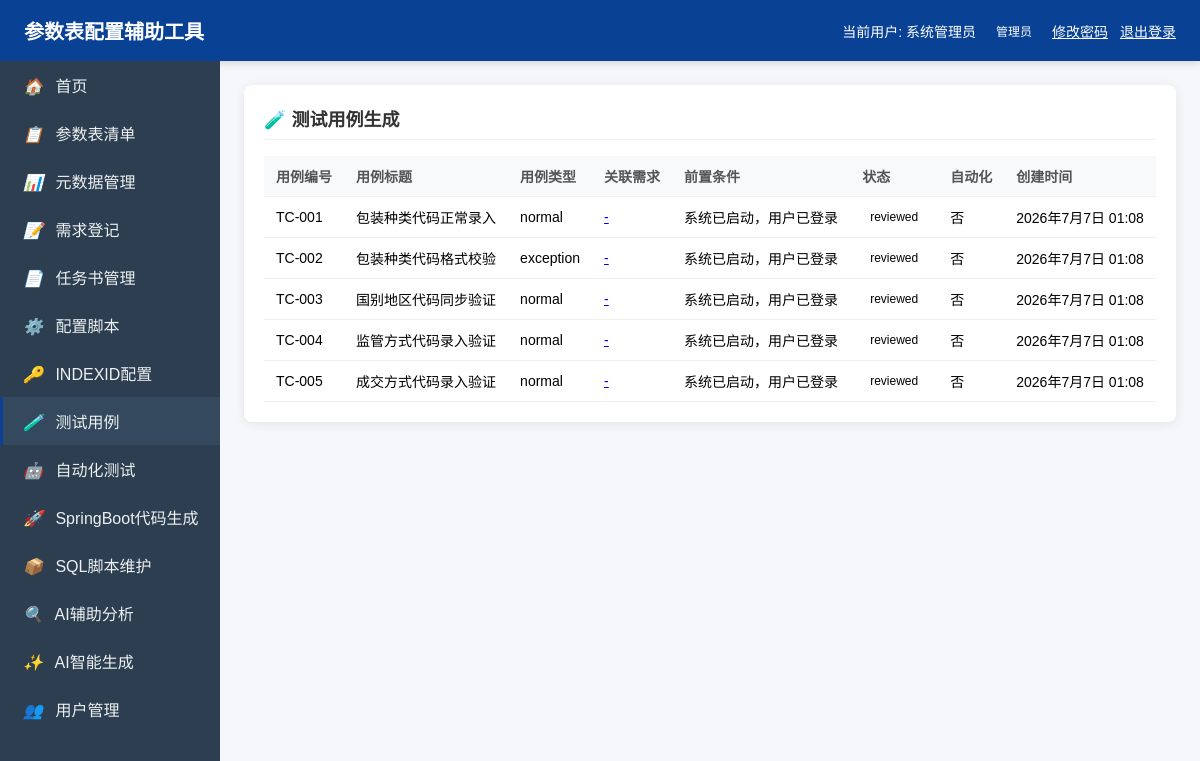
The app's page /test-cases/ (signed in) with its own data.
### parameter/models.py (models this page shows, shortened)
class User(models.Model):
    username = models.CharField(max_length=100, unique=True, verbose_name='用户名')
    password = models.CharField(max_length=255, verbose_name='密码')
    real_name = models.CharField(max_length=100, verbose_name='真实姓名')
    email = models.EmailField(null=True, blank=True, verbose_name='邮箱')
    phone = models.CharField(max_length=20, null=True, blank=True, verbose_name='手机号')
    role = models.ForeignKey(Role, on_delete=models.CASCADE, verbose_name='角色')
    is_active = models.BooleanField(default=True, verbose_name='是否启用')
    created_at = models.DateTimeField(auto_now_add=True, verbose_name='创建时间')
    updated_at = models.DateTimeField(auto_now=True, verbose_name='更新时间')
    class Meta:
        verbose_name = '用户'
        verbose_name_plural = '用户'

class Role(models.Model):
    ROLE_CHOICES = [
        ('admin', '管理员'),
        ('business', '业务人员'),
        ('technical', '技术人员'),
        ('general', '一般人员'),
    ]
    role_code = models.CharField(max_length=50, choices=ROLE_CHOICES, unique=True, verbose_name='角色编码')
    role_name = models.CharField(max_length=100, verbose_name='角色名称')
    description = models.TextField(null=True, blank=True, verbose_name='角色描述')
    class Meta:
        verbose_name = '角色'
        verbose_name_plural = '角色'

class TestCase(models.Model):
    CASE_TYPE_CHOICES = [
        ('normal', '正常流程'),
        ('boundary', '边界条件'),
        ('exception', '异常场景'),
    ]
    STATUS_CHOICES = [
        ('draft', '草稿'),
        ('reviewed', '已评审'),
        ('automated', '已自动化'),
        ('executed', '已执行'),
    ]
    requirement = models.ForeignKey(Requirement, on_delete=models.CASCADE, related_name='test_cases', verbose_name='关联需求')
    case_no = models.CharField(max_length=50, verbose_name='用例编号')
    title = models.CharField(max_length=200, verbose_name='用例标题')
    case_type = models.CharField(max_length=20, choices=CASE_TYPE_CHOICES, verbose_name='用例类型')
    preconditions = models.TextField(null=True, blank=True, verbose_name='前置条件')
    steps = models.TextField(verbose_name='测试步骤')
    expected_result = models.TextField(verbose_name='预期结果')
    status = models.CharField(max_length=20, choices=STATUS_CHOICES, default='draft', verbose_name='状态')
    automated = models.BooleanField(default=False, verbose_name='是否自动化')
    created_at = models.DateTimeField(auto_now_add=True, verbose_name='创建时间')
    class Meta:
        verbose_name = '测试用例'
        verbose_name_plural = '测试用例'

### parameter/views.py (the view)
# urls.py: path('test-cases/', views.TestCaseListView.as_view(), name='test_case_list'),
@method_decorator(login_required, name='dispatch')
class TestCaseListView(View):
    def get(self, request):
        logger.info(f"[TestCaseListView] 开始查询测试用例列表，请求路径: {request.path}")
        try:
            cases = TestCase.objects.all().select_related('requirement')
            logger.info(f"[TestCaseListView] 测试用例查询完成，记录数: {cases.count()}")
            context = {
                'cases': cases,
            }
            logger.info(f"[TestCaseListView] 测试用例列表查询成功，即将渲染模板")
            return render(request, 'parameter/test_case_list.html', context)
        except Exception as e:
            logger.error(f"[TestCaseListView] 测试用例列表查询失败: {str(e)}", exc_info=True)
            raise

### parameter/auth_views.py (called while the page is built)
def login_required(view_func):
    def wrapper(request, *args, **kwargs):
        user_id = request.session.get('user_id')
        if not user_id:
            logger.warning(f"[login_required] 用户未登录，重定向到登录页，请求路径: {request.path}")
            return redirect('login')
        try:
            user = User.objects.get(id=user_id)
            if not user.is_active:
                del request.session['user_id']
                logger.warning(f"[login_required] 用户已禁用，重定向到登录页")
                return redirect('login')
            request.user = user
            return view_func(request, *args, **kwargs)
        except User.DoesNotExist:
            del request.session['user_id']
            logger.warning(f"[login_required] 用户不存在，重定向到登录页")
            return redirect('login')
    return wrapper

### parameter/templates/parameter/test_case_list.html (shortened to what this page needs)
{% extends 'parameter/base.html' %}
{% block content %}
    <div class="card">
        <div class="card-title">🧪 测试用例生成</div>
        <table class="table">
            <thead>
                <tr>
                    <th>用例编号</th>
                    <th>用例标题</th>
                    <th>用例类型</th>
                    <th>关联需求</th>
                    <th>前置条件</th>
                    <th>状态</th>
                    <th>自动化</th>
                    <th>创建时间</th>
                </tr>
            </thead>
            <tbody>
                {% for case in cases %}
                <tr>
                    <td>{{ case.case_no }}</td>
                    <td>{{ case.title }}</td>
                    <td>{{ case.case_type }}</td>
                    <td><a href="/requirements/{{ case.requirement_id }}/">{{ case.requirement_no }} - {{ case.requirement_title }}</a></td>
                    <td>{{ case.preconditions|default:'-'|truncatechars:50 }}</td>
                    <td><span class="badge badge-{{ case.status }}">{{ case.status }}</span></td>
                    <td>{% if case.automated == 'True' %}是{% else %}否{% endif %}</td>
                    <td>{{ case.created_at }}</td>
                </tr>
                {% empty %}
                <tr><td colspan="8" style="text-align: center;">暂无测试用例</td></tr>
                {% endfor %}
            </tbody>
        </table>
    </div>
{% endblock %}

### parameter/templates/parameter/base.html (shortened to what this page needs)
<!DOCTYPE html>
<html lang="zh-CN">
<head>
</head>
<body>
    <div class="header">
        <h1>参数表配置辅助工具</h1>
        <div class="user-info">
            <span>当前用户: {{ request.user.real_name|default:request.user.username }}</span>
            <span class="badge badge-{{ request.user.role.role_code|default:'general' }}">{{ request.user.role.role_name|default:'-' }}</span>
            <a href="/change-password/" style="color: #fff; text-decoration: underline;">修改密码</a>
            <a href="/logout/" style="color: #fff; text-decoration: underline;">退出登录</a>
        </div>
    </div>
    <div class="sidebar">
        <a href="/" class="nav-item {% if request.path == '/' %}active{% endif %}"><i>🏠</i> 首页</a>
        <a href="/tables/" class="nav-item {% if 'tables' in request.path %}active{% endif %}"><i>📋</i> 参数表清单</a>
        <a href="/metadata/" class="nav-item {% if 'metadata' in request.path %}active{% endif %}"><i>📊</i> 元数据管理</a>
        <a href="/requirements/" class="nav-item {% if 'requirements' in request.path %}active{% endif %}"><i>📝</i> 需求登记</a>
        <a href="/task-documents/" class="nav-item {% if 'task-documents' in request.path %}active{% endif %}"><i>📄</i> 任务书管理</a>
        <a href="/config-scripts/" class="nav-item {% if 'config-scripts' in request.path %}active{% endif %}"><i>⚙️</i> 配置脚本</a>
        <a href="/index-id/" class="nav-item {% if 'index-id' in request.path %}active{% endif %}"><i>🔑</i> INDEXID配置</a>
        <a href="/test-cases/" class="nav-item {% if 'test-cases' in request.path %}active{% endif %}"><i>🧪</i> 测试用例</a>
        <a href="/automation-test/" class="nav-item {% if 'automation-test' in request.path %}active{% endif %}"><i>🤖</i> 自动化测试</a>
        <a href="/springboot-generator/" class="nav-item {% if 'springboot-generator' in request.path %}active{% endif %}"><i>🚀</i> SpringBoot代码生成</a>
        <a href="/sql-manager/" class="nav-item {% if 'sql-manager' in request.path %}active{% endif %}"><i>📦</i> SQL脚本维护</a>
        <a href="/ai-analysis/" class="nav-item {% if 'ai-analysis' in request.path %}active{% endif %}"><i>🔍</i> AI辅助分析</a>
        <a href="/ai-generation/" class="nav-item {% if 'ai-generation' in request.path %}active{% endif %}"><i>✨</i> AI智能生成</a>
        {% if request.user.role.role_code == 'admin' %}
        <a href="/users/" class="nav-item {% if 'users' in request.path %}active{% endif %}"><i>👥</i> 用户管理</a>
        {% endif %}
    </div>
    <div class="main-content">
        {% block content %}{% endblock %}
    </div>
</body>
</html>

### parameter/templates/parameter/base.html (style rules this page uses)
* { margin: 0; padding: 0; box-sizing: border-box; }
body { font-family: 'Microsoft YaHei', Arial, sans-serif; background-color: #f5f7fa; }
.header { background: #094194; color: white; padding: 16px 24px; box-shadow: 0 2px 8px rgba(0,0,0,0.15); display: flex; justify-content: space-between; align-items: center; }
.header h1 { font-size: 20px; font-weight: 600; margin: 0; }
.header .user-info { font-size: 14px; display: flex; align-items: center; gap: 12px; }
.sidebar { width: 220px; background: #2c3e50; min-height: calc(100vh - 60px); float: left; }
.sidebar .nav-item { display: block; color: #ecf0f1; padding: 12px 20px; text-decoration: none; border-left: 3px solid transparent; }
.sidebar .nav-item:hover, .sidebar .nav-item.active { background: #34495e; border-left-color: #094194; }
.sidebar .nav-item i { margin-right: 8px; }
.main-content { margin-left: 220px; padding: 24px; }
.card { background: white; border-radius: 8px; box-shadow: 0 2px 12px rgba(0,0,0,0.08); padding: 20px; margin-bottom: 20px; }
.card-title { font-size: 18px; font-weight: 600; color: #333; margin-bottom: 16px; padding-bottom: 8px; border-bottom: 1px solid #eee; }
.table { width: 100%; border-collapse: collapse; margin-top: 12px; }
.table th, .table td { padding: 10px 12px; text-align: left; border-bottom: 1px solid #eee; font-size: 14px; }
.table th { background: #f8f9fa; font-weight: 600; color: #555; }
.badge { display: inline-block; padding: 2px 8px; border-radius: 12px; font-size: 12px; font-weight: 500; }

### records on screen
User: user.real_name "系统管理员", user.role.role_name "管理员"
TestCase: case_no "TC-001", title "包装种类代码正常录入", case_type "normal", preconditions "系统已启动，用户已登录", status "reviewed", automated "否", created_at "2026年7月7日 01:08"
TestCase: case_no "TC-002", title "包装种类代码格式校验", case_type "exception", preconditions "系统已启动，用户已登录", status "reviewed", automated "否", created_at "2026年7月7日 01:08"
TestCase: case_no "TC-003", title "国别地区代码同步验证", case_type "normal", preconditions "系统已启动，用户已登录", status "reviewed", automated "否", created_at "2026年7月7日 01:08"
TestCase: case_no "TC-004", title "监管方式代码录入验证", case_type "normal", preconditions "系统已启动，用户已登录", status "reviewed", automated "否", created_at "2026年7月7日 01:08"
TestCase: case_no "TC-005", title "成交方式代码录入验证", case_type "normal", preconditions "系统已启动，用户已登录", status "reviewed", automated "否", created_at "2026年7月7日 01:08"
